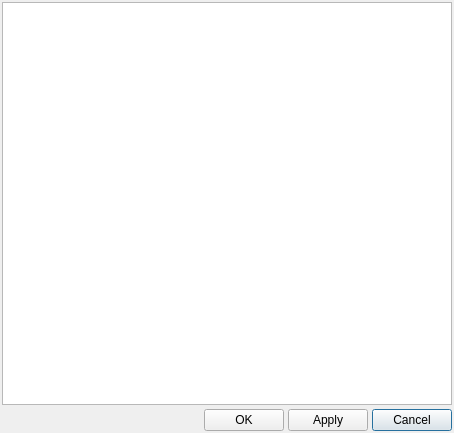
<?xml version="1.0" encoding="UTF-8"?>
<ui version="4.0">
 <class>StyledLogViewSettingsDialog</class>
 <widget class="QDialog" name="StyledLogViewSettingsDialog">
  <property name="geometry">
   <rect>
    <x>0</x>
    <y>0</y>
    <width>454</width>
    <height>433</height>
   </rect>
  </property>
  <property name="windowTitle">
   <string>Log settings</string>
  </property>
  <layout class="QVBoxLayout" name="verticalLayout">
   <property name="spacing">
    <number>4</number>
   </property>
   <property name="leftMargin">
    <number>2</number>
   </property>
   <property name="topMargin">
    <number>2</number>
   </property>
   <property name="rightMargin">
    <number>2</number>
   </property>
   <property name="bottomMargin">
    <number>2</number>
   </property>
   <item>
    <widget class="QTableView" name="stylesView">
     <property name="alternatingRowColors">
      <bool>true</bool>
     </property>
     <property name="selectionMode">
      <enum>QAbstractItemView::SingleSelection</enum>
     </property>
     <property name="selectionBehavior">
      <enum>QAbstractItemView::SelectRows</enum>
     </property>
     <attribute name="horizontalHeaderVisible">
      <bool>false</bool>
     </attribute>
     <attribute name="horizontalHeaderStretchLastSection">
      <bool>true</bool>
     </attribute>
     <attribute name="verticalHeaderVisible">
      <bool>false</bool>
     </attribute>
    </widget>
   </item>
   <item>
    <layout class="QHBoxLayout" name="horizontalLayout">
     <property name="spacing">
      <number>4</number>
     </property>
     <item>
      <spacer name="horizontalSpacer">
       <property name="orientation">
        <enum>Qt::Horizontal</enum>
       </property>
       <property name="sizeHint" stdset="0">
        <size>
         <width>40</width>
         <height>20</height>
        </size>
       </property>
      </spacer>
     </item>
     <item>
      <widget class="QPushButton" name="okButton">
       <property name="text">
        <string>OK</string>
       </property>
      </widget>
     </item>
     <item>
      <widget class="QPushButton" name="applyButton">
       <property name="text">
        <string>Apply</string>
       </property>
      </widget>
     </item>
     <item>
      <widget class="QPushButton" name="cancelButton">
       <property name="text">
        <string>Cancel</string>
       </property>
       <property name="default">
        <bool>true</bool>
       </property>
      </widget>
     </item>
    </layout>
   </item>
  </layout>
 </widget>
 <resources/>
 <connections/>
</ui>
